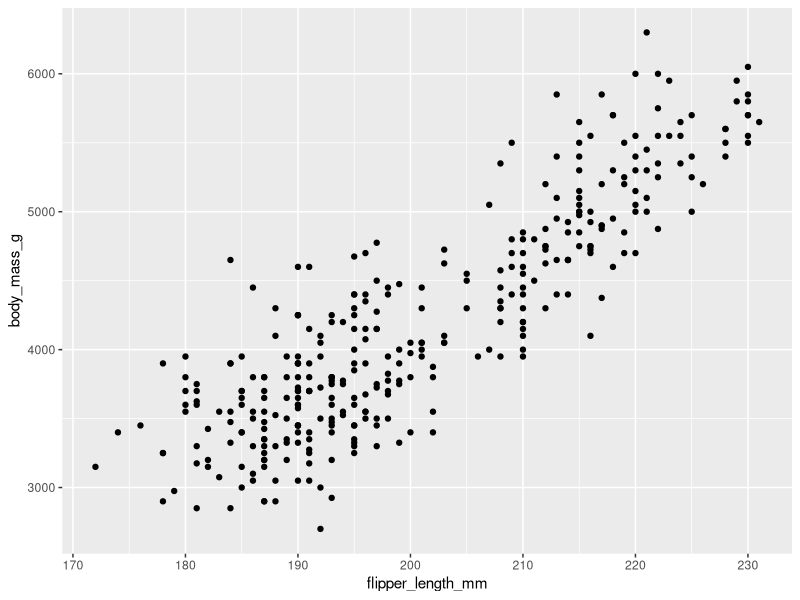
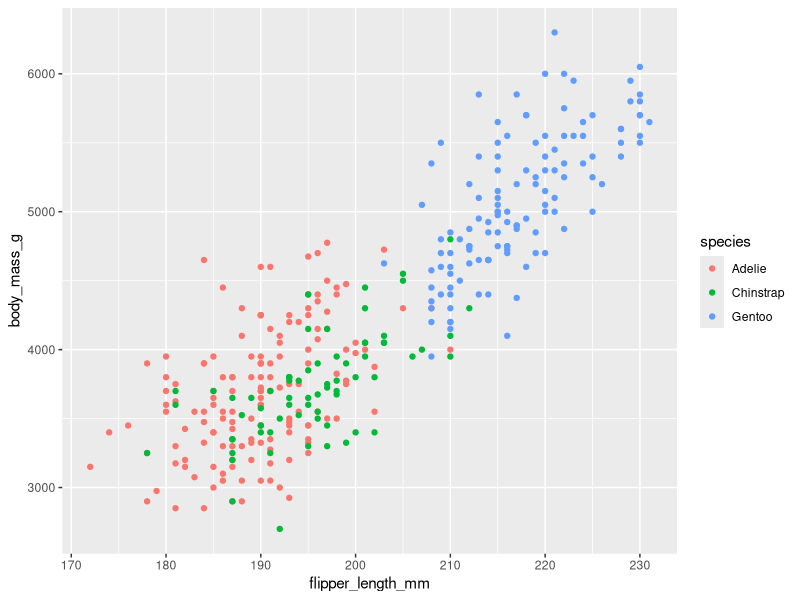
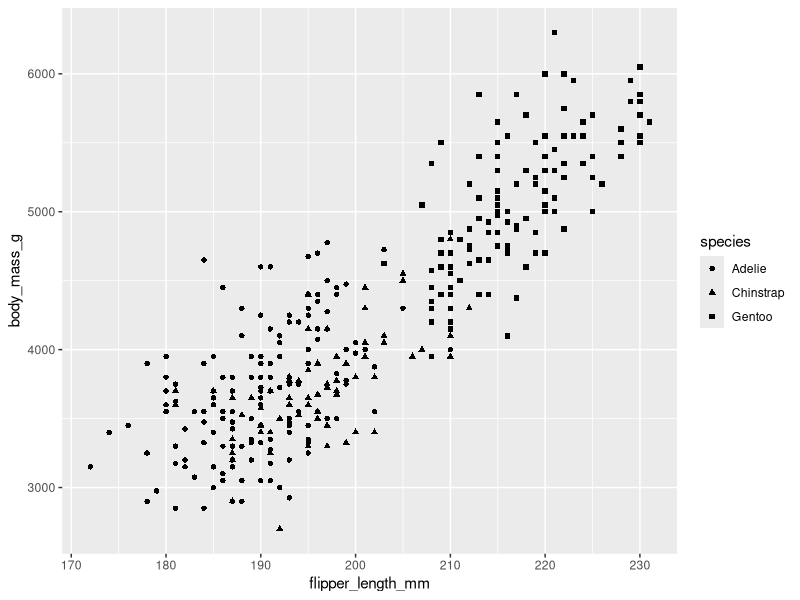
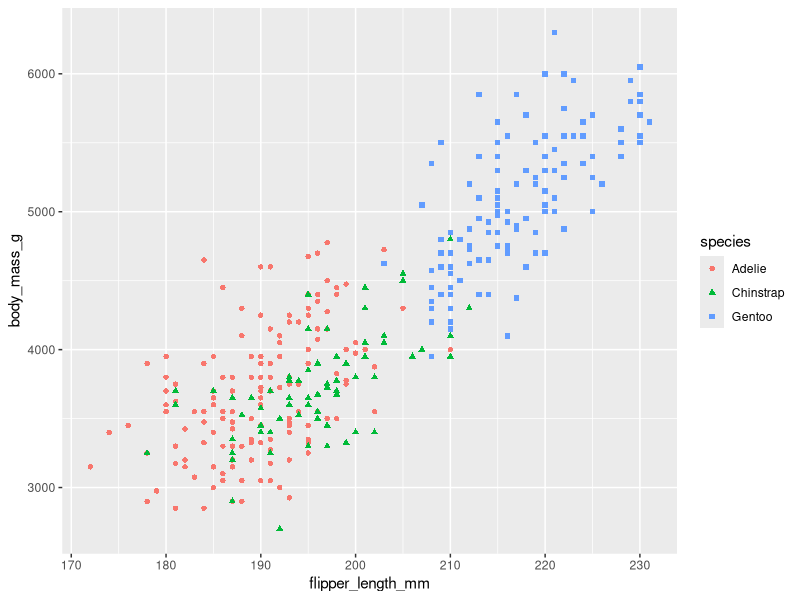
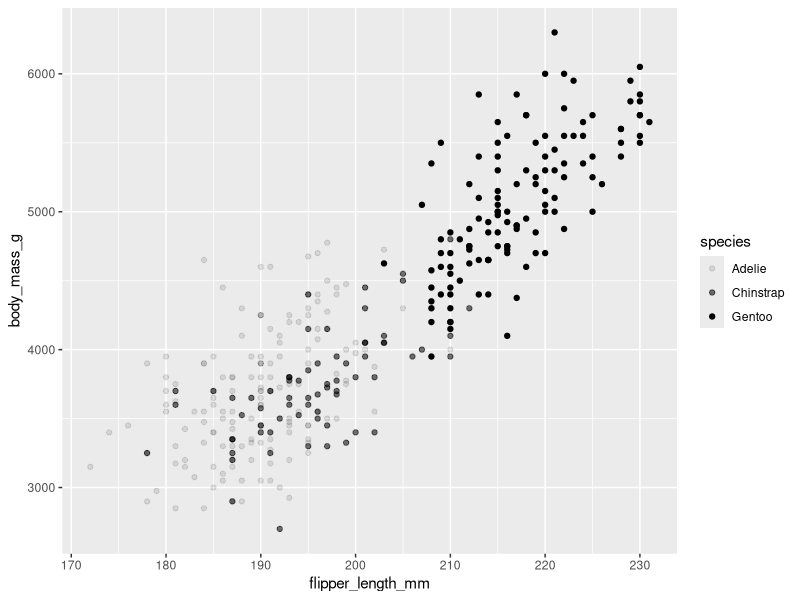
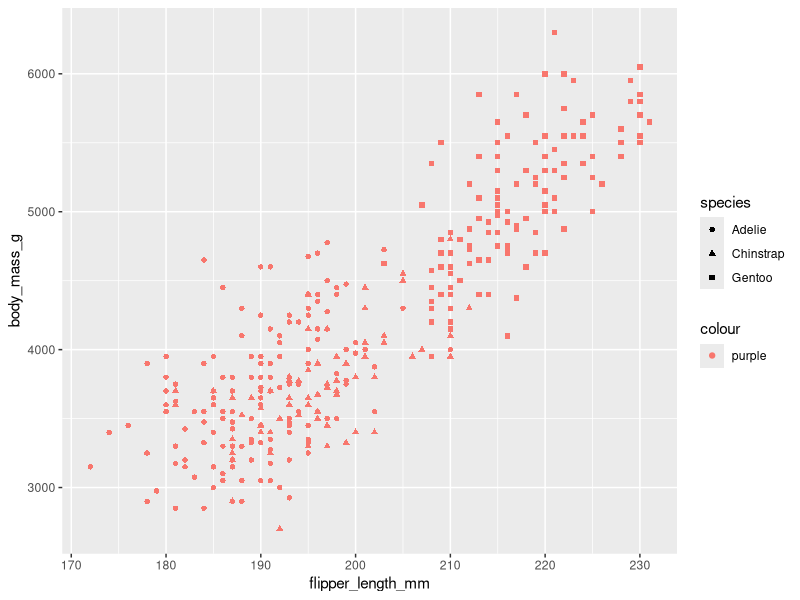
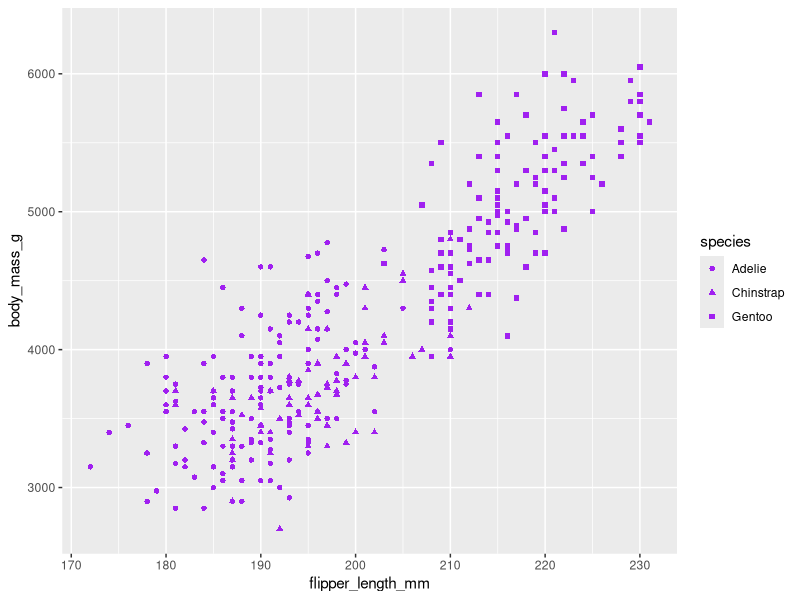
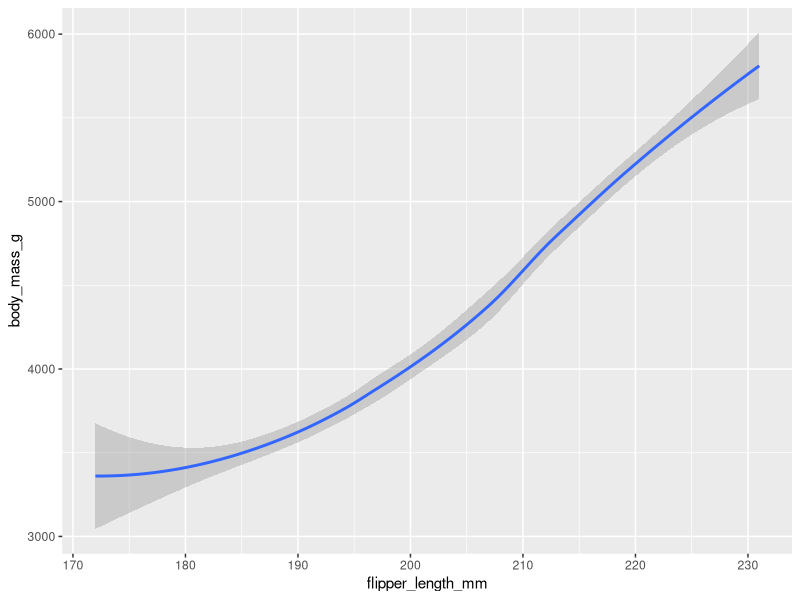

R code for these plots, in order:
## ---- chunk 1
library(ggplot2)
library(palmerpenguins)
## ---- chunk 2
ggplot(data = penguins) + 
  geom_point(mapping = aes(x = flipper_length_mm, y = body_mass_g))

## ---- chunk 3
ggplot(data = penguins)+
  geom_point(mapping = aes(x=flipper_length_mm, y=body_mass_g,color=species))
## ---- chunk 4
ggplot(data = penguins)+
  geom_point(mapping = aes(x=flipper_length_mm, y=body_mass_g,shape=species))
## ---- chunk 5
ggplot(data = penguins)+
  geom_point(mapping = aes(x=flipper_length_mm, y=body_mass_g,shape=species, color=species))
## ---- chunk 6
ggplot(data = penguins)+
  geom_point(mapping = aes(x=flipper_length_mm, y=body_mass_g,alpha=species))
## ---- chunk 7
ggplot(data = penguins)+
  geom_point(mapping = aes(x=flipper_length_mm, y=body_mass_g,shape=species, color="purple"))
## ---- chunk 8
ggplot(data = penguins)+
  geom_point(mapping = aes(x=flipper_length_mm, y=body_mass_g,shape=species), color="purple")
## ---- chunk 9
ggplot(data = penguins)+
  geom_smooth(mapping = aes(x=flipper_length_mm, y=body_mass_g))
## ---- chunk 10
ggplot(data = penguins)+
  geom_smooth(mapping = aes(x=flipper_length_mm, y=body_mass_g)) +
  geom_point(mapping = aes(x=flipper_length_mm, y=body_mass_g))
## ---- chunk 11
ggplot(data = penguins)+
  geom_smooth(mapping = aes(x=flipper_length_mm, y=body_mass_g, linetype=species))
## ---- chunk 12
ggplot(data = penguins)+
  geom_jitter(mapping = aes(x=flipper_length_mm, y=body_mass_g))
## ---- chunk 13
ggplot(data=diamonds)+
  geom_bar(mapping = aes(x=cut))
## ---- chunk 14
ggplot(data=diamonds)+
  geom_bar(mapping = aes(x=cut, color=cut))
## ---- chunk 15
ggplot(data=diamonds)+
  geom_bar(mapping = aes(x=cut, fill=cut))
## ---- chunk 16
ggplot(data=diamonds)+
  geom_bar(mapping = aes(x=cut, fill=clarity))
## ---- chunk 17
ggplot(data = penguins)+
  geom_point(mapping = aes(x=flipper_length_mm, y=body_mass_g,color=species))+
  facet_wrap(~species)

## ---- chunk 18
ggplot(data = penguins, aes(x=flipper_length_mm,y=body_mass_g))+
  geom_point(aes(color=species))+
  facet_wrap(~species)
## ---- chunk 19
ggplot(data = diamonds)+
  geom_bar(mapping = aes(x=color,fill=cut))+
  facet_wrap(~cut)
## ---- chunk 20
ggplot(data = penguins)+
  geom_point(mapping = aes(x=flipper_length_mm,y=body_mass_g,color=species))+
  facet_grid(sex~species) 
## ---- chunk 21
ggplot(data = penguins)+
  geom_point(mapping = aes(x=flipper_length_mm, y=body_mass_g,color=species))+
  labs(title="Palmer Penguins: Body Mass vs. Flipper Length")
## ---- chunk 22
ggplot(data = penguins)+
  geom_point(mapping = aes(x=flipper_length_mm, y=body_mass_g,color=species))+
  labs(title="Palmer Penguins: Body Mass vs. Flipper Length", subtitle="Sample of Three Penguin Species")
## ---- chunk 23
ggplot(data = penguins)+
  geom_point(mapping = aes(x=flipper_length_mm, y=body_mass_g,color=species))+
  labs(title="Palmer Penguins: Body Mass vs. Flipper Length", subtitle="Sample of Three Penguin Species", caption="Data collected by Dr. Kristen Gorman")
## ---- chunk 24
ggplot(data = penguins)+
  geom_point(mapping = aes(x=flipper_length_mm, y=body_mass_g,color=species))+
  labs(title="Palmer Penguins: Body Mass vs. Flipper Length", subtitle="Sample of Three Penguin Species", 
       caption="Data collected by Dr. Kristen Gorman")+
  annotate("text", x=220, y=3500, label="The Gentoos are the largest")
## ---- chunk 25
ggplot(data = penguins)+
  geom_point(mapping = aes(x=flipper_length_mm, y=body_mass_g,color=species))+
  labs(title="Palmer Penguins: Body Mass vs. Flipper Length", subtitle="Sample of Three Penguin Species", 
       caption="Data collected by Dr. Kristen Gorman")+
  annotate("text", x=220, y=3500, label="The Gentoos are the largest", color="purple")
## ---- chunk 26
ggplot(data = penguins)+
  geom_point(mapping = aes(x=flipper_length_mm, y=body_mass_g,color=species))+
  labs(title="Palmer Penguins: Body Mass vs. Flipper Length", subtitle="Sample of Three Penguin Species", 
       caption="Data collected by Dr. Kristen Gorman")+
  annotate("text", x=220, y=3500, label="The Gentoos are the largest", color="purple", fontface="bold", size=4.5, angle=25)
## ---- chunk 27
p <- ggplot(data = penguins)+
  geom_point(mapping = aes(x=flipper_length_mm, y=body_mass_g,color=species))+
  labs(title="Palmer Penguins: Body Mass vs. Flipper Length", subtitle="Sample of Three Penguin Species", 
       caption="Data collected by Dr. Kristen Gorman")

p+annotate("text",x=220,y=3500,label="The Gentoos are the largest")
